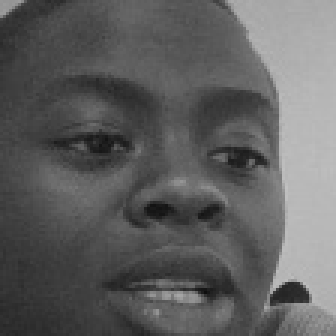
#> input picture dataset/data.1718108681_10.jpg, 112 x 112 px (shown 3 times larger); its folder holds only this picture in this run
$ python train_model.py
#> lines starting #> are read from the running program, lines starting #| are printed output that depends on the picture
import cv2
import os
import numpy as np

# Load the Haar Cascade Classifier for face detection
detector = cv2.CascadeClassifier("models/haarcascade_frontalface_default.xml")

def getImagesAndLabels(path, target_size=(100, 100)):
#> called with path = 'dataset', target_size = (100, 100)
    imagePaths = [os.path.join(path, f) for f in os.listdir(path) if not f.startswith('.')]
    faceSamples = []
    Ids = []
    for imagePath in imagePaths:
        try:
            image = cv2.imread(imagePath, cv2.IMREAD_GRAYSCALE)  # Read image in grayscale
#> image is the input picture: shape (112, 112); min 14, max 193, mean 95.6
            image = cv2.resize(image, target_size)  # Resize image to target size
#> image: shape (100, 100)
            filename = os.path.basename(imagePath)
            customer_id = int(filename.split("_")[0].split(".")[1])  # Extract customer ID
            faces = detector.detectMultiScale(image)
#> faces = [[2, 4, 93, 93]]
            for (x, y, w, h) in faces:
                face = image[y:y + h, x:x + w]
                faceSamples.append(face)
                Ids.append(customer_id)
#> this loop made 1 pass
#> pass 1, in getImagesAndLabels, `face = image[y:y + h, x:x + w]`:
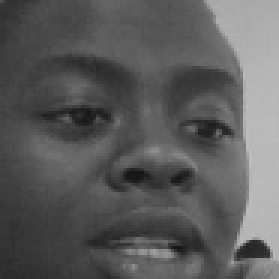
#> face: shape (93, 93) (shown 3 times larger); min 21, max 189, mean 91.7
#> after the loop, Ids = [1718108681]; faceSamples = 1 item
        except Exception as e:
            print(f"Error processing image {imagePath}: {e}")
    return faceSamples, Ids

def train_recognizer(dataset_path):
    recognizer = cv2.face.LBPHFaceRecognizer_create()

    faces, Ids = getImagesAndLabels(dataset_path)
#> faces = 1 item; Ids = [1718108681]

    # Check if there are faces detected
    if len(faces) == 0:
        print("No faces found in the dataset.")
        return

    recognizer.train(faces, np.array(Ids))
    model_path = "models/trained_lbph_face_recognizer_model.yml"
    recognizer.save(model_path)
    print(f"Training complete. Model saved as '{model_path}'.")

if __name__ == "__main__":
    # Folder path for the dataset containing face images
    dataset_path = "dataset"

    # Call the function to train the recognizer
    train_recognizer(dataset_path)

$ run again, on dataset/data.1718108681_109.jpg
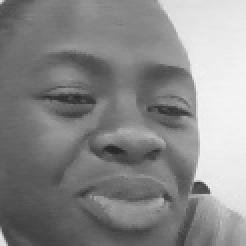
#> input picture dataset/data.1718108681_109.jpg, 123 x 123 px (shown 2 times larger)
#> in getImagesAndLabels, image is the input picture: shape (123, 123); min 39, max 245, mean 136.8
#> image: shape (100, 100)
#> in getImagesAndLabels, `faces = detector.detectMultiScale(image)`: faces = [[5, 6, 91, 91]]
#> the loop in getImagesAndLabels, `for (x, y, w, h) in faces:` made 1 pass
#> pass 1, in getImagesAndLabels, `face = image[y:y + h, x:x + w]`:
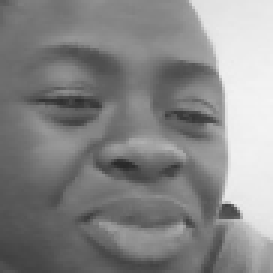
#> face: shape (91, 91) (shown 3 times larger); min 40, max 245, mean 134.4
#> after the loop in getImagesAndLabels, `for (x, y, w, h) in faces:`: Ids = [1718108681]; faceSamples = 1 item
#> in train_recognizer, `faces, Ids = getImagesAndLabels(dataset_path)`: Ids = [1718108681]
